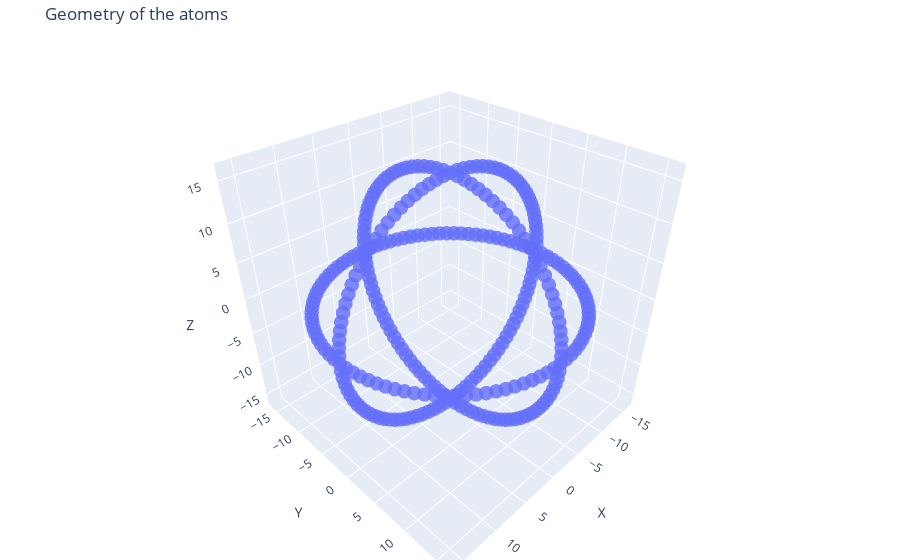

Write notebook code for a chart like this one.
### Code cell
Qchains.StructurePlotter(gyroscope_xyz_filtered)

### Figure 1 — Plotly figure (JSON) as saved in the notebook; plotly's stock layout.template omitted (floating-point values rounded to 4 significant figures; data arrays with more than 128 entries replaced by an {"elided": "..."} marker saying what was removed)
{"data": [{"marker": {"opacity": 0.8, "size": 5}, "mode": "markers", "type": "scatter3d", "x": {"elided": "294 float values"}, "y": {"elided": "294 float values"}, "z": {"elided": "294 float values"}}], "layout": {"margin": {"b": 0, "l": 0, "r": 0, "t": 40}, "scene": {"xaxis": {"title": {"text": "X"}}, "yaxis": {"title": {"text": "Y"}}, "zaxis": {"title": {"text": "Z"}}}, "title": {"text": "Geometry of the atoms"}}}
